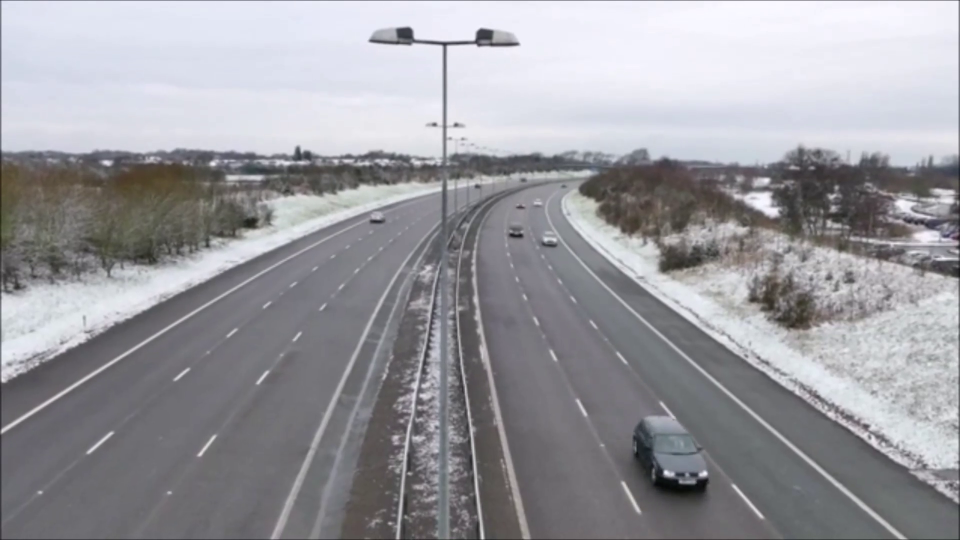
#> input picture frame 32 of car.mp4, 1920 x 1080 px (shown at 1/2 size)
$ python car_detection_video.py
#> lines starting #> are read from the running program, lines starting #| are printed output that depends on the picture; after the words box and inside, x2 and y2 are one past the last pixel; in counts of white or black regions, pixels touching at a corner belong together
import cv2


vid = cv2.VideoCapture('car.mp4')
car_cascade = cv2.CascadeClassifier('car.xml')

while True:
    ret,frame = vid.read()
#> frame is the input picture: shape (1080, 1920, 3); mean B, G, R 159, 153.9, 154.2
    frame = cv2.resize(frame, (640,480))
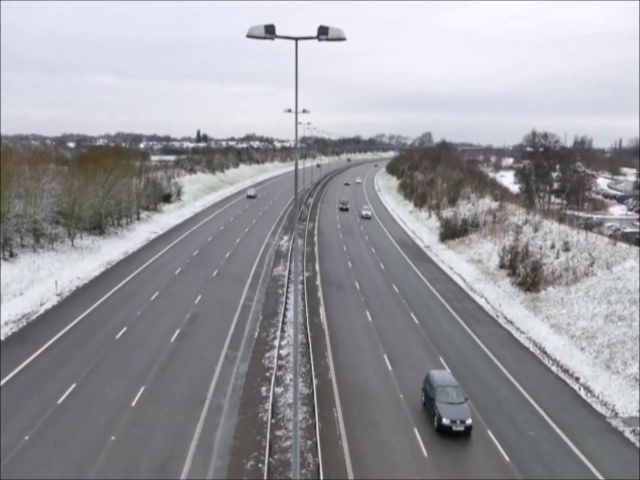
#> frame: shape (480, 640, 3); mean B, G, R 159, 153.9, 154.3
    gray = cv2.cvtColor(frame, cv2.COLOR_BGR2GRAY)
    cars = car_cascade.detectMultiScale(gray,1.1,2)
#> cars = [[456, 240, 33, 33], [407, 385, 79, 79]]

    for (x,y,w,h) in cars:
        cv2.rectangle(frame,(x,y),(x+w,y+h),(0,0,255),3)
#> this loop made 2 passes
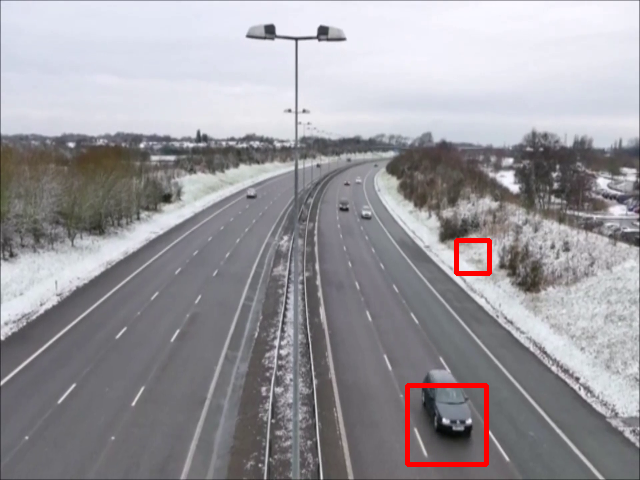
#> frame: shape (480, 640, 3); 0.72% of pixels changed, all inside (x1, y1, x2, y2) = (405, 238, 492, 467)

    cv2.imshow('image',frame)

    if cv2.waitKey(5) & 0xFF == ord('q'):
#> (key q is pressed here)
        break

vid.release()
cv2.destroyAllWindows()

$ run again, starting later in the video
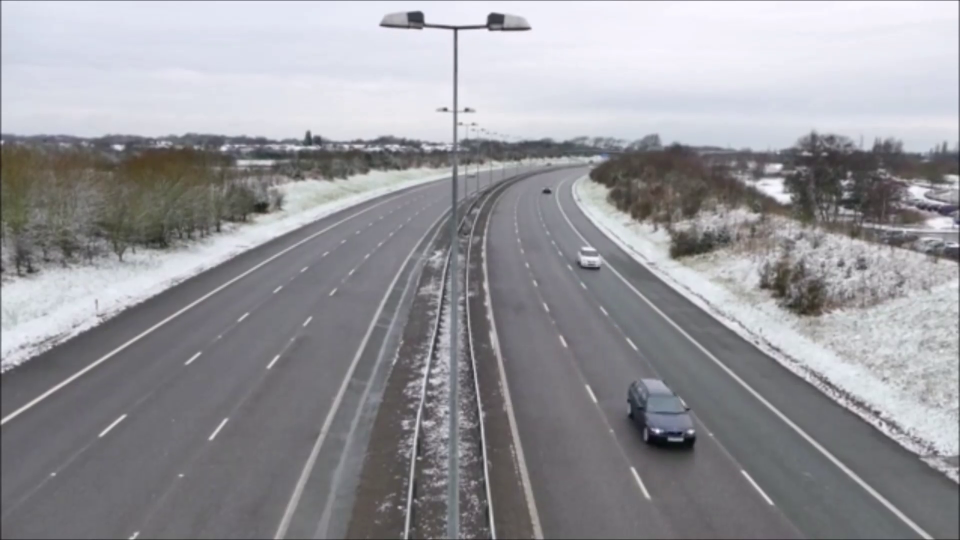
#> input picture frame 146 of car.mp4, 1920 x 1080 px (shown at 1/2 size)
#> frame is the input picture: shape (1080, 1920, 3); mean B, G, R 154.7, 150.1, 150.5
#> `frame = cv2.resize(frame, (640,480))`:
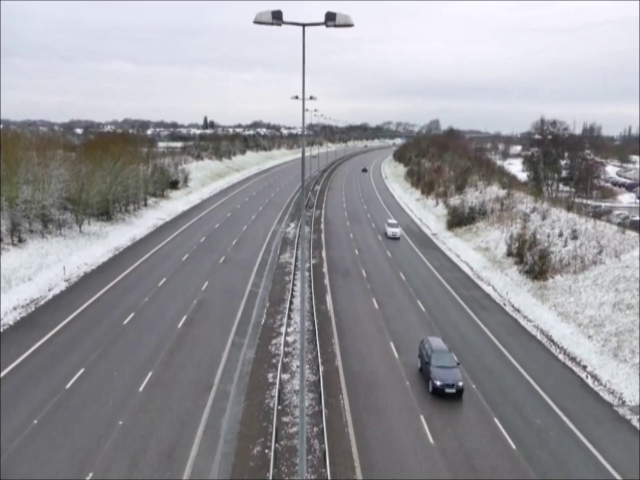
#> frame: shape (480, 640, 3); mean B, G, R 154.7, 150.1, 150.5
#> cars = [[412, 353, 65, 65]]
#> the loop `for (x,y,w,h) in cars:` made 1 pass
#> after the loop `for (x,y,w,h) in cars:`:
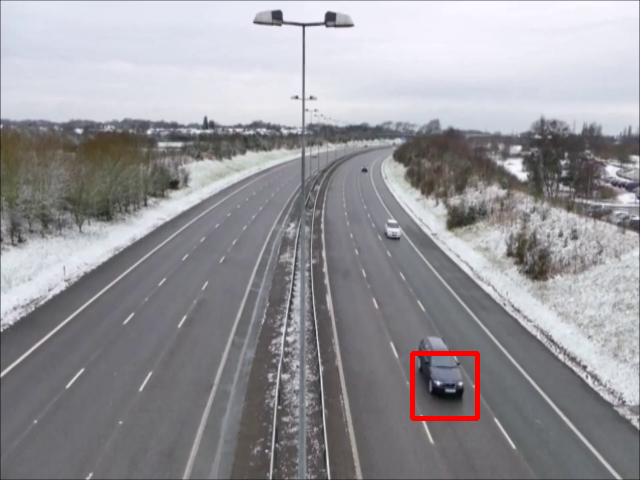
#> frame: shape (480, 640, 3); 0.42% of pixels changed, all inside (x1, y1, x2, y2) = (410, 351, 480, 421)

$ run again, starting later in the video
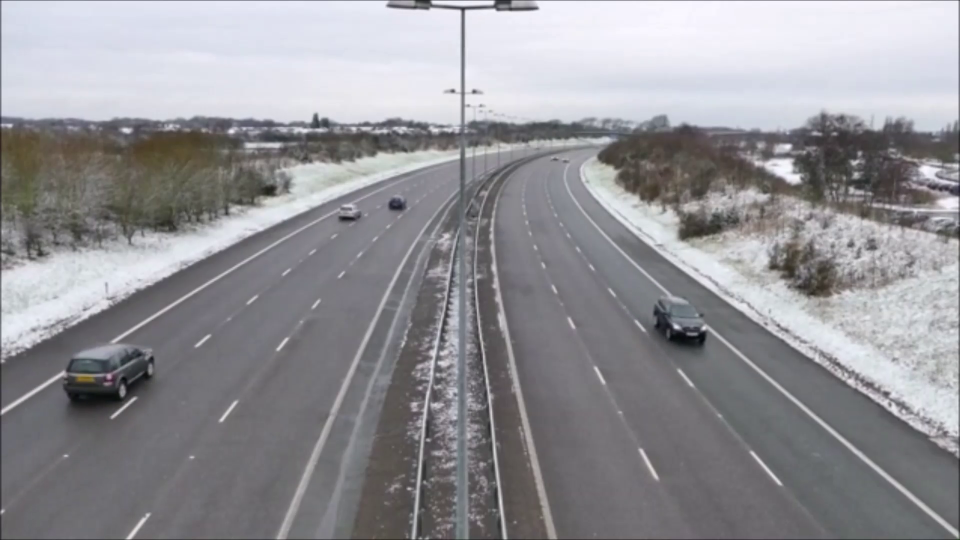
#> input picture frame 260 of car.mp4, 1920 x 1080 px (shown at 1/2 size)
#> frame is the input picture: shape (1080, 1920, 3); mean B, G, R 150.4, 146.2, 146.8
#> `frame = cv2.resize(frame, (640,480))`:
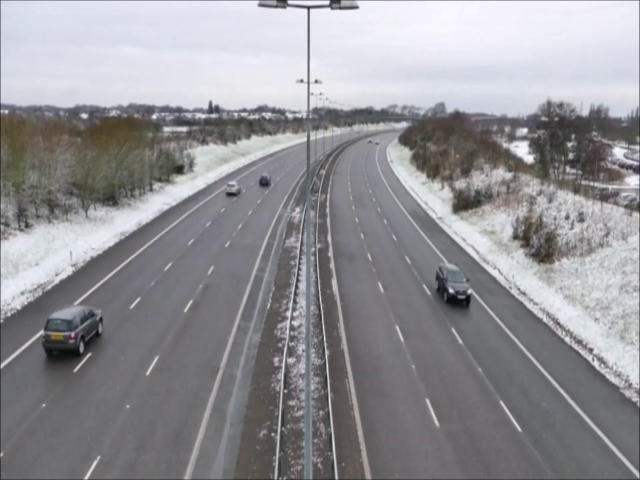
#> frame: shape (480, 640, 3); mean B, G, R 150.4, 146.2, 146.8
#> cars = [[434, 274, 46, 46], [30, 312, 66, 66], [432, 155, 74, 74]]
#> the loop `for (x,y,w,h) in cars:` made 3 passes
#> after the loop `for (x,y,w,h) in cars:`:
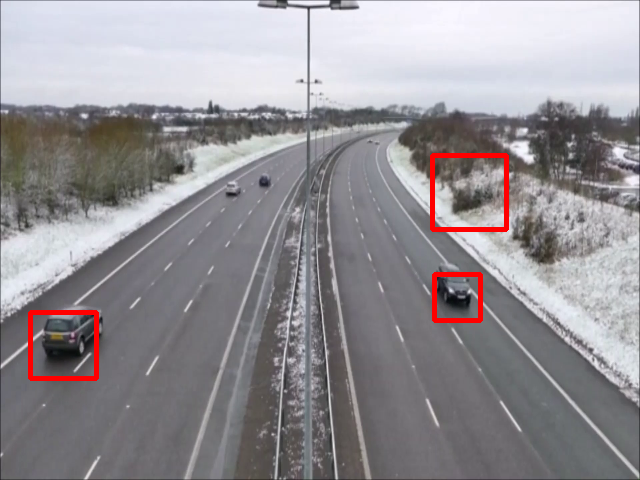
#> frame: shape (480, 640, 3); 1.2% of pixels changed, all inside (x1, y1, x2, y2) = (28, 153, 509, 381)
